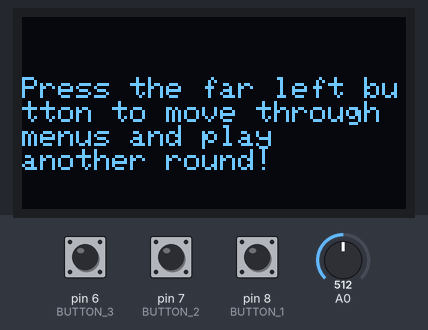
This program was run on a simulated Arduino Uno, built with avr-gcc and run on an emulated ATmega328P. On the bench: 128×64 one-colour display. Inputs (shaded band) come from the test bench; at power-on: pin 6 (BUTTON_3) HIGH, pin 7 (BUTTON_2) HIGH, pin 8 (BUTTON_1) HIGH, A0 = 512. Random numbers use the default seed unless the program sets one; what the program prints to the serial monitor is not drawn.

Above: at 3.1 s.
At 14.2 s:
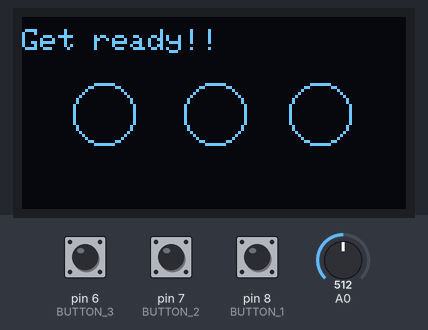
14.3 s: pin 6 (BUTTON_3) pulled LOW for 0.15 s
At 15.1 s:
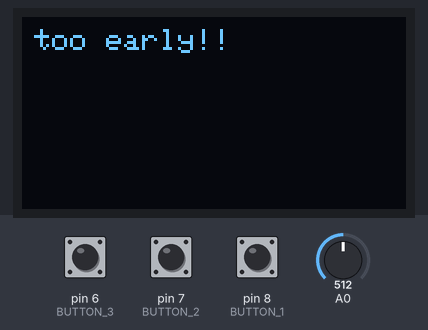
16.8 s: pin 6 (BUTTON_3) pulled LOW for 0.15 s
At 20.6 s:
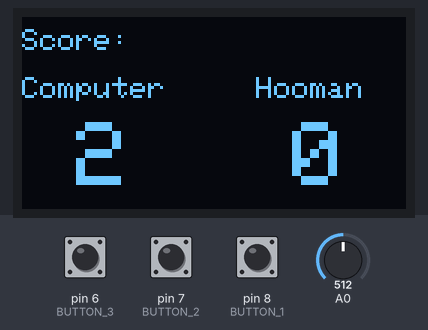
Timing chart, 0 to 22.1 s (numbered marks = the images above; inputs shaded):
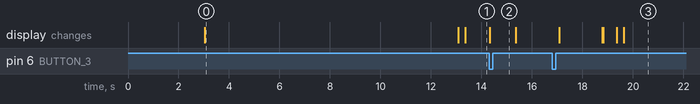

The program:

main.cpp
```cpp
//include the libraries
#include <Arduino.h>
#include <SPI.h>
#include <Wire.h>
#include <Adafruit_GFX.h>
#include <Adafruit_SSD1306.h>
#include <Adafruit_I2CDevice.h>

//Pre-processor variables:
#define SCREEN_ADDRESS 0x3C
#define SCREEN_WIDTH 128
#define SCREEN_HEIGHT 64
#define OLED_RESET     4
#define BUTTON_1 8
#define BUTTON_2 7
#define BUTTON_3 6

//Timer variables:
int startTime;
int stopTime;
int currTime;

//Button states variables:
int button1State;
int button2State;
int button3State;

//Circle variables:
int pickedCircle;
int buttonPressed;

//Initialize the display:
Adafruit_SSD1306 display(SCREEN_WIDTH, SCREEN_HEIGHT, &Wire, OLED_RESET);

class scoreboard {
  public:
    //Rounds and scores variables:
    int arduinoPoints;
    int userPoints;
    int totalPoints;
    int rounds;
    void displayScore() {
      display.clearDisplay();
      display.setCursor(0, 4);
      display.setTextSize(1.8);
      display.print("Score:");
      display.setCursor(0,20);
      display.print("Computer     ");
      display.print("Hooman");
      display.setCursor(0, 35);
      display.setTextSize(3);
      display.print(" ");
      display.print(arduinoPoints);
      Serial.print(arduinoPoints);
      display.print("   ");
      display.print(userPoints);
      display.display();
    }
    scoreboard() {
    rounds = 0;
    userPoints = 0;
    arduinoPoints = 0;
    totalPoints = 0;
    rounds = 0;
  }
};

scoreboard currScore;

void setup() {
  //stop and loop forever if display allocation fails
  if (!display.begin(SSD1306_SWITCHCAPVCC, SCREEN_ADDRESS)) {
    Serial.println(F("SSD1306 allocation failed"));
    for(;;);
  }
  //Start a serial connetion for debugging
  Serial.begin(9600);

  //Set the button pins as input pullups
  pinMode(BUTTON_1, INPUT_PULLUP);
  pinMode(BUTTON_2, INPUT_PULLUP);
  pinMode(BUTTON_3, INPUT_PULLUP);

  //A0 is left floating and will act as our source of randomness
  pinMode(A0, INPUT);

  //Show a splash screen for 3 secs
  display.clearDisplay();
  display.setTextSize(2);
  display.setTextColor(SSD1306_WHITE);
  display.setCursor(0, 0);
  display.print("Chance\nv1.0.0");
  display.setCursor(0, 40);
  display.setTextSize(1.2);
  display.print("    By Nikolai");
  display.display();
  stopTime = startTime + 3000;
  for (currTime = 0; currTime <= stopTime;) {
    currTime = millis();
    button3State = digitalRead(BUTTON_3);
    if (button3State == 0) {
      button3State = 3;
      delay(250);
      currTime = stopTime + 1;
    }
  }

  //Display instructions on how to play:
  display.clearDisplay();
  display.setCursor(0, 20);
  display.setTextSize(1.8);
  display.print("Press the far left button to move through menus and play\nanother round!");
  display.display();
  startTime = millis();
  stopTime = startTime + 10000;
  for (currTime = 0; currTime <= stopTime;) {
    currTime = millis();
    button3State = digitalRead(BUTTON_3);
    if (button3State == 0) {
      button3State = 1;
      delay(250);
      currTime = stopTime + 1;
    }
  }
  display.clearDisplay();
  display.setCursor(0, 20);
  display.print("Press the button\nunder the light that\nturns on first!\nYou have 750ms\nfor each turn.");
  display.display();
  stopTime = startTime + 10000;
  for (currTime = 0; currTime <= stopTime;) {
    currTime = millis();
    button3State = digitalRead(BUTTON_3);
    if (button3State == 0) {
      button3State = 1;
      delay(250);
      currTime = stopTime + 1;
    }
  }


}

void loop() {
  delay(250);
  button1State = 1;
  button2State = 1;
  button3State = 1;
  //Draw unfilled circles and display "Get ready!!" text:
  display.clearDisplay();
  display.setCursor(0, 4);
  display.setTextSize(1.8);
  display.print("Get ready!!");
  display.drawCircle(display.width()/2, display.height()/2, 10, SSD1306_WHITE);
  display.drawCircle((display.width()/3)-15, display.height()/2, 10, SSD1306_WHITE);
  display.drawCircle(((display.width()/3)*2)+15, display.height()/2, 10, SSD1306_WHITE);
  display.display();

  //Read the floating analog pin for randomness
  randomSeed(analogRead(A0));

  //Run an interrupt timer for a semi-random amount of time:
  startTime = millis();
  stopTime = startTime + random(500, 5000);
  for (currTime = 0; currTime <= stopTime;) {
    currTime = millis();

    //Read the button pins and update the status variables:
    button1State = digitalRead(BUTTON_1);
    button2State = digitalRead(BUTTON_2);
    button3State = digitalRead(BUTTON_3);

    //if someone presses a button to early, the Arduino gains a point:
    if (button1State == 0 || button2State == 0 || button3State == 0) {
      display.clearDisplay();
      display.setCursor(4, 4);
      display.print("too early!!");
      display.display();
      delay(1000);
      currScore.arduinoPoints++;
      currScore.rounds++;
      currScore.displayScore();
      currTime = stopTime;
      button1State = 1;
      button2State = 1;
      button3State = 1;
      while (button3State == 1) {
        button3State = digitalRead(BUTTON_3);
      }
      return;
    }
  }
  display.clearDisplay();
  display.setCursor(4, 4);
  display.print("go!!");
  display.display();
  randomSeed(analogRead(A0));
  pickedCircle = random(1, 4); //Remember, the max is exclusive so really this is picking a number 1, 3 or 3
  switch (pickedCircle) {
  case 1:
    display.fillCircle((display.width()/3)-15, display.height()/2, 10, SSD1306_WHITE);
    display.drawCircle(display.width()/2, display.height()/2, 10, SSD1306_WHITE);
    display.drawCircle(((display.width()/3)*2)+15, display.height()/2, 10, SSD1306_WHITE);
    display.display();
  break;
  case 2:
    display.fillCircle(display.width()/2, display.height()/2, 10, SSD1306_WHITE);
    display.drawCircle(((display.width()/3)*2)+15, display.height()/2, 10, SSD1306_WHITE);
    display.drawCircle((display.width()/3)-15, display.height()/2, 10, SSD1306_WHITE);
    display.display();
  break;
  case 3:
    display.drawCircle((display.width()/3)-15, display.height()/2, 10, SSD1306_WHITE);
    display.drawCircle(display.width()/2, display.height()/2, 10, SSD1306_WHITE);
    display.fillCircle(((display.width()/3)*2)+15, display.height()/2, 10, SSD1306_WHITE);
    display.display();
  break;
  }
  buttonPressed = 0;
  startTime = millis();
  stopTime = startTime + 500;
  for (currTime = 0; currTime <= stopTime;){
    currTime = millis();
    button1State = digitalRead(BUTTON_1);
    button2State = digitalRead(BUTTON_2);
    button3State = digitalRead(BUTTON_3);
    if (button1State == 0) {
      buttonPressed = 1;
    }
    if (button2State == 0) {
      buttonPressed = 2;
    }
    if (button3State == 0) {
      buttonPressed = 3;
    }
    if (buttonPressed == pickedCircle) {
      display.clearDisplay();
      display.setTextSize(1.8);
      display.setCursor (4, 4);
      display.print("User wins!!");
      display.display();
      delay(1000);
      currScore.userPoints++;
      currScore.displayScore();
      button1State = 1;
      button2State = 1;
      button3State = 1;
      while (button3State == 1) {
        button3State = digitalRead(BUTTON_3);
      }
      return;
    }
    else if (buttonPressed > 0 && buttonPressed != pickedCircle) {
      display.clearDisplay();
      display.print("wrong button!!\n\nPress the middle button to continue");
      display.display();
      delay(2000);
      currScore.arduinoPoints++;
      currScore.displayScore();
      button1State = 1;
      button2State = 1;
      button3State = 1;
      while (button3State == 1) {
        button3State = digitalRead(BUTTON_3);
      }
      return;
    }
  }
  display.clearDisplay();
  display.setCursor(4, 4);
  display.setTextSize(1.8);
  display.print("too late!!");
  display.display();
  delay(250);
  currScore.arduinoPoints++;
  currScore.displayScore();
  while (button3State == 1) {
    button3State = digitalRead(BUTTON_3);
  }
  startTime = millis();
  stopTime = startTime + 2000;
}
```

Measured:
- after the input at 16.8 s, the display: first changes after 0.28 s (image 3 shows a later state)
- what the display in image 0 shows lasts 10.1 s, from 3.0 s to 13.1 s
